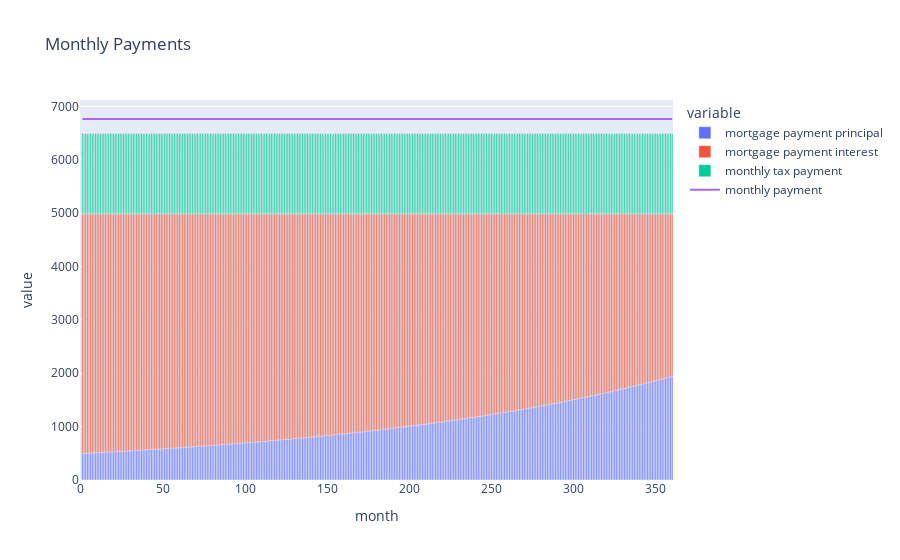

The cell this chart's notebook holds for it:
### Markdown cell above
# Monthly Payments

### Code cell
fig = px.bar(as_df, x=as_df.index, y=['mortgage payment principal', 'mortgage payment interest', 'monthly tax payment'], title='Monthly Payments')
fig.add_scatter(x=as_df.index, y=as_df['monthly payment'], name='monthly payment', mode='lines')
fig.show()

### Figure 1 — Plotly figure (JSON) as saved in the notebook; plotly's stock layout.template omitted (floating-point values rounded to 4 significant figures; data arrays with more than 128 entries replaced by an {"elided": "..."} marker saying what was removed)
{"data": [{"alignmentgroup": "True", "hovertemplate": "variable=mortgage payment principal<br>month=%{x}<br>value=%{y}<extra></extra>", "legendgroup": "mortgage payment principal", "marker": {"color": "#636efa", "pattern": {"shape": ""}}, "name": "mortgage payment principal", "offsetgroup": "mortgage payment principal", "orientation": "v", "showlegend": true, "textposition": "auto", "type": "bar", "x": {"elided": "361 int values"}, "xaxis": "x", "y": {"elided": "361 float values"}, "yaxis": "y"}, {"alignmentgroup": "True", "hovertemplate": "variable=mortgage payment interest<br>month=%{x}<br>value=%{y}<extra></extra>", "legendgroup": "mortgage payment interest", "marker": {"color": "#EF553B", "pattern": {"shape": ""}}, "name": "mortgage payment interest", "offsetgroup": "mortgage payment interest", "orientation": "v", "showlegend": true, "textposition": "auto", "type": "bar", "x": {"elided": "361 int values"}, "xaxis": "x", "y": {"elided": "361 float values"}, "yaxis": "y"}, {"alignmentgroup": "True", "hovertemplate": "variable=monthly tax payment<br>month=%{x}<br>value=%{y}<extra></extra>", "legendgroup": "monthly tax payment", "marker": {"color": "#00cc96", "pattern": {"shape": ""}}, "name": "monthly tax payment", "offsetgroup": "monthly tax payment", "orientation": "v", "showlegend": true, "textposition": "auto", "type": "bar", "x": {"elided": "361 int values"}, "xaxis": "x", "y": {"elided": "361 int values"}, "yaxis": "y"}, {"mode": "lines", "name": "monthly payment", "type": "scatter", "x": {"elided": "361 int values"}, "y": {"elided": "361 float values"}}], "layout": {"barmode": "relative", "legend": {"title": {"text": "variable"}, "tracegroupgap": 0}, "title": {"text": "Monthly Payments"}, "xaxis": {"anchor": "y", "domain": [0, 1], "title": {"text": "month"}}, "yaxis": {"anchor": "x", "domain": [0, 1], "title": {"text": "value"}}}}
